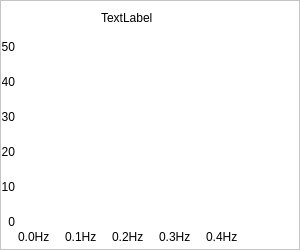
    <widget class="QFrame" name="panRn_Rn_4">
     <property name="geometry">
      <rect>
       <x>491</x>
       <y>92</y>
       <width>300</width>
       <height>250</height>
      </rect>
     </property>
     <property name="styleSheet">
      <string notr="true">color: rgb(0, 0, 0);
background-color: rgb(255, 255, 255);</string>
     </property>
     <property name="frameShape">
      <enum>QFrame::StyledPanel</enum>
     </property>
     <property name="frameShadow">
      <enum>QFrame::Raised</enum>
     </property>
     <widget class="QLabel" name="lblFre1_2">
      <property name="geometry">
       <rect>
        <x>101</x>
        <y>11</y>
        <width>91</width>
        <height>13</height>
       </rect>
      </property>
      <property name="styleSheet">
       <string notr="true">color: rgb(0, 0, 0);</string>
      </property>
      <property name="text">
       <string>TextLabel</string>
      </property>
     </widget>
     <widget class="QCustomPlot" name="imgFre_2" native="true">
      <property name="geometry">
       <rect>
        <x>20</x>
        <y>42</y>
        <width>257</width>
        <height>185</height>
       </rect>
      </property>
     </widget>
     <widget class="QLabel" name="label_150">
      <property name="geometry">
       <rect>
        <x>206</x>
        <y>230</y>
        <width>40</width>
        <height>13</height>
       </rect>
      </property>
      <property name="text">
       <string>0.4Hz</string>
      </property>
     </widget>
     <widget class="QLabel" name="label_151">
      <property name="geometry">
       <rect>
        <x>18</x>
        <y>230</y>
        <width>40</width>
        <height>13</height>
       </rect>
      </property>
      <property name="text">
       <string>0.0Hz</string>
      </property>
     </widget>
     <widget class="QLabel" name="label_152">
      <property name="geometry">
       <rect>
        <x>65</x>
        <y>230</y>
        <width>40</width>
        <height>13</height>
       </rect>
      </property>
      <property name="text">
       <string>0.1Hz</string>
      </property>
     </widget>
     <widget class="QLabel" name="label_153">
      <property name="geometry">
       <rect>
        <x>159</x>
        <y>230</y>
        <width>40</width>
        <height>13</height>
       </rect>
      </property>
      <property name="text">
       <string>0.3Hz</string>
      </property>
     </widget>
     <widget class="QLabel" name="label_154">
      <property name="geometry">
       <rect>
        <x>112</x>
        <y>230</y>
        <width>40</width>
        <height>13</height>
       </rect>
      </property>
      <property name="text">
       <string>0.2Hz</string>
      </property>
     </widget>
     <widget class="QLabel" name="label_155">
      <property name="geometry">
       <rect>
        <x>2</x>
        <y>75</y>
        <width>13</width>
        <height>13</height>
       </rect>
      </property>
      <property name="layoutDirection">
       <enum>Qt::RightToLeft</enum>
      </property>
      <property name="text">
       <string>40</string>
      </property>
      <property name="alignment">
       <set>Qt::AlignRight|Qt::AlignTrailing|Qt::AlignVCenter</set>
      </property>
     </widget>
     <widget class="QLabel" name="label_156">
      <property name="geometry">
       <rect>
        <x>2</x>
        <y>180</y>
        <width>13</width>
        <height>13</height>
       </rect>
      </property>
      <property name="layoutDirection">
       <enum>Qt::RightToLeft</enum>
      </property>
      <property name="text">
       <string>10</string>
      </property>
      <property name="alignment">
       <set>Qt::AlignRight|Qt::AlignTrailing|Qt::AlignVCenter</set>
      </property>
     </widget>
     <widget class="QLabel" name="label_157">
      <property name="geometry">
       <rect>
        <x>2</x>
        <y>145</y>
        <width>13</width>
        <height>13</height>
       </rect>
      </property>
      <property name="layoutDirection">
       <enum>Qt::RightToLeft</enum>
      </property>
      <property name="text">
       <string>20</string>
      </property>
      <property name="alignment">
       <set>Qt::AlignRight|Qt::AlignTrailing|Qt::AlignVCenter</set>
      </property>
     </widget>
     <widget class="QLabel" name="label_158">
      <property name="geometry">
       <rect>
        <x>2</x>
        <y>215</y>
        <width>13</width>
        <height>13</height>
       </rect>
      </property>
      <property name="layoutDirection">
       <enum>Qt::RightToLeft</enum>
      </property>
      <property name="text">
       <string>0</string>
      </property>
      <property name="alignment">
       <set>Qt::AlignRight|Qt::AlignTrailing|Qt::AlignVCenter</set>
      </property>
     </widget>
     <widget class="QLabel" name="label_159">
      <property name="geometry">
       <rect>
        <x>2</x>
        <y>40</y>
        <width>13</width>
        <height>13</height>
       </rect>
      </property>
      <property name="layoutDirection">
       <enum>Qt::RightToLeft</enum>
      </property>
      <property name="text">
       <string>50</string>
      </property>
      <property name="alignment">
       <set>Qt::AlignRight|Qt::AlignTrailing|Qt::AlignVCenter</set>
      </property>
     </widget>
     <widget class="QLabel" name="label_160">
      <property name="geometry">
       <rect>
        <x>2</x>
        <y>110</y>
        <width>13</width>
        <height>13</height>
       </rect>
      </property>
      <property name="layoutDirection">
       <enum>Qt::RightToLeft</enum>
      </property>
      <property name="text">
       <string>30</string>
      </property>
      <property name="alignment">
       <set>Qt::AlignRight|Qt::AlignTrailing|Qt::AlignVCenter</set>
      </property>
     </widget>
    </widget>
